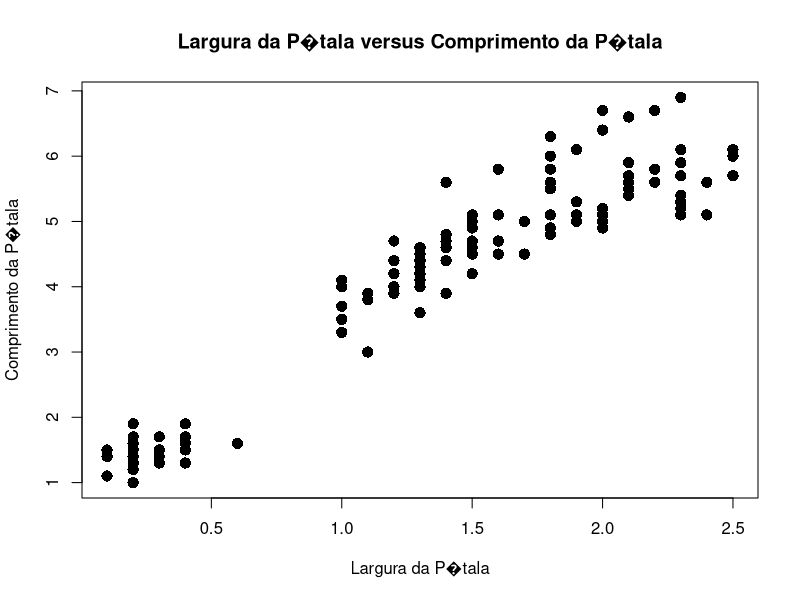

Recreate this plot in R.
# Aluna: Giullia Rodrigues de Menezes
# Matr�cula: 11621BCC016

#1
# Foi caculada a inversa da fun��o dada na prova obtendo assim (-50*log(1-u))
# a
questao_1_a <- function(n) {
  x <- c()
  for(i in 1:n) {
    u <- runif(1,0,1)
    x[i] <- (-50*log(1-u))
  }
  print(x)
}

questao_1_a(9)

# b
questao_1_b <- function(n) {
  x <- c()
  for(i in 1:100000) {
    u <- runif(1,0,1)
    x[i] <- (-50*log(1-u))
  }
  soma <- sum(x[x > 6]) / 100000
  return(soma)
}

print(questao_1_b())

# c
questao_1_c <- function(n) {
  x <- c()
  for(i in 1:100000) {
    u <- runif(1,0,1)
    x[i] <- (-50*log(1-u))
  }
  
  soma <- (sum(x[x > 18])/sum(x[x > 12])) / 100000
  
  return(soma)
}

print(questao_1_c())


#2
# para a quest�o a foi criada a fun��o j� incluindo a esperan�a
questao_b <- function(n) {
  x <- c()
  for(k in 1:n){
    soma <- 0
    qtd <- 1
    repeat{
      u <- runif(1, 0, 1)
      soma <- soma + u
      if(soma > 1){
        break
      } else{
        qtd <- qtd + 1
      }
    }
    print(qtd)
    x[k] <- qtd
  }
  print("E[X]:")
  med <- mean(x)
  print(med)
}
b <- questao_b(10000)




# 3
# a
iris <- read.table("iris.txt", sep = ",", header = TRUE)
str(iris)

# b
#m�dia e desvio padr�o do comprimento da p�tala em cada esp�cie
aggregate(comprimento_petala ~ especie, iris, mean,  na.rm = TRUE)
aggregate(comprimento_petala ~ especie, iris, sd,  na.rm = TRUE)

#m�dia e desvio padr�o da largura da p�tala em cada esp�cie
aggregate(largura_petala ~ especie, iris, mean,  na.rm = TRUE)
aggregate(largura_petala ~ especie, iris, sd,  na.rm = TRUE)

#c
plot(iris$largura_petala, iris$comprimento_petala, pch = 16,
     xlab = "Largura da P�tala",
     ylab = "Comprimento da P�tala",
     main = "Largura da P�tala versus Comprimento da P�tala", cex = 1.5)

#d
# foi deletado no arquivo de dados o NA
cor(iris$largura_petala, iris$comprimento_petala)

#e
fit <- lm(iris$comprimento_petala ~ iris$largura_petala)
print(fit)
# com isso a reta ir� ficar y = 2.222 * x + 1.099

#f
y <- 2.222 * 0.5 + 1.099
print(y)
# com a avaria��o agora se tem uma p�tala de comprimento de 2.21 centimetros

#g
# foi deletado no arquivo de dados o NA
cd <- (cor(iris$largura_petala, iris$comprimento_petala)
 * cor(iris$largura_petala, iris$comprimento_petala))
print(cd)
# isso significa o quanto essa minha reta está errada dos meus dados reais

#h
# esse modelo foi construido com base no intervalo de larguras dada no nosso arquivo txt e 2.8cm está fora desse intervalo